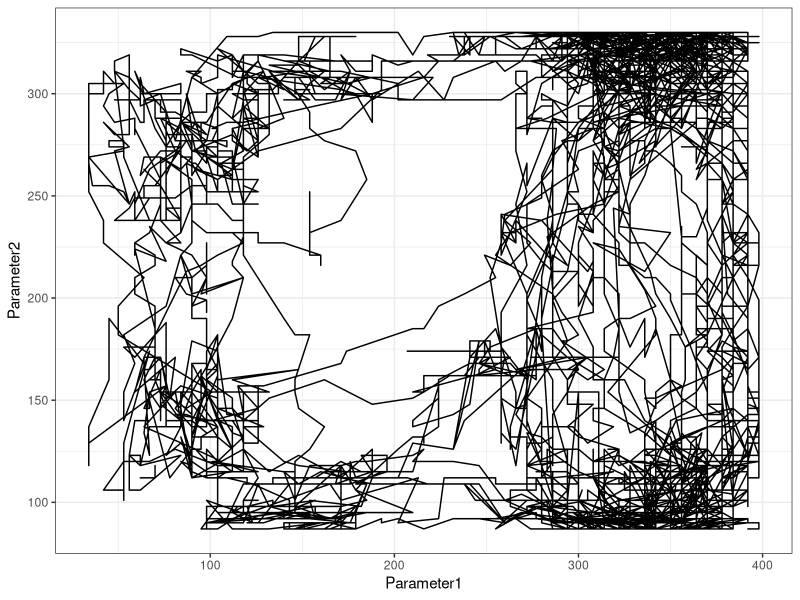
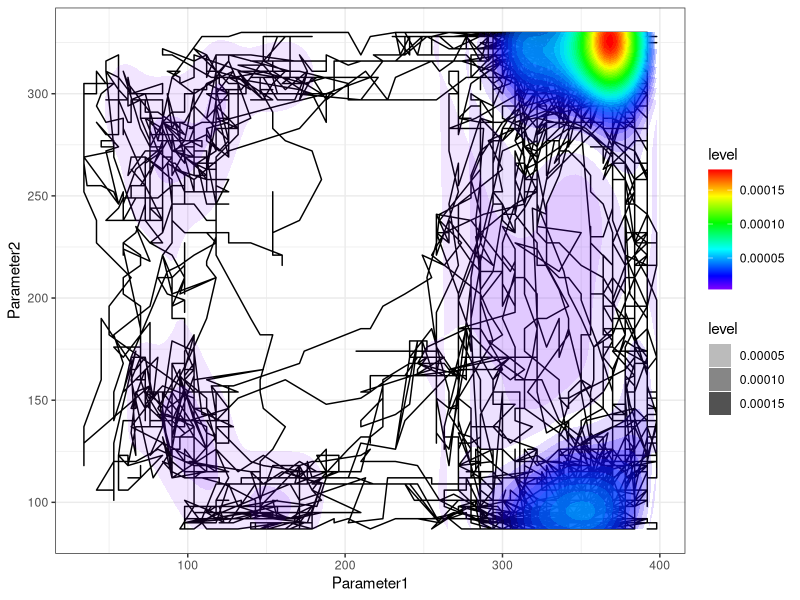
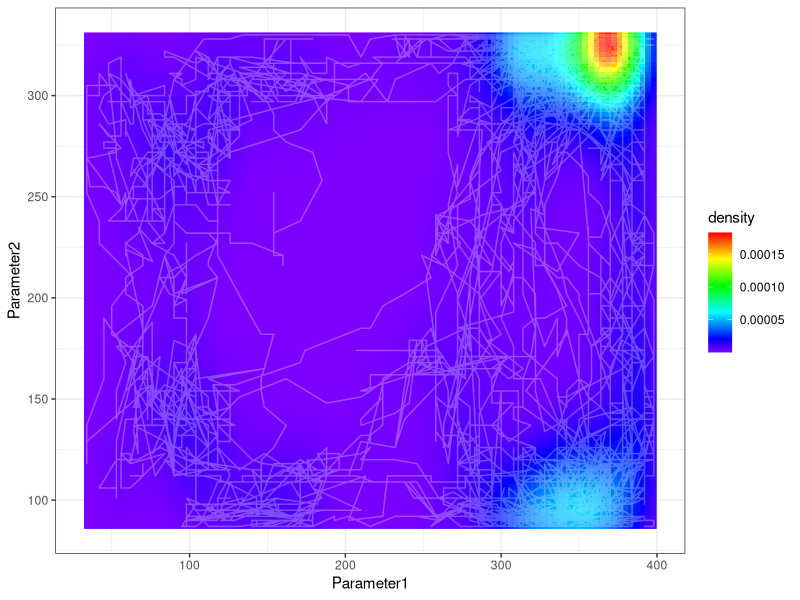
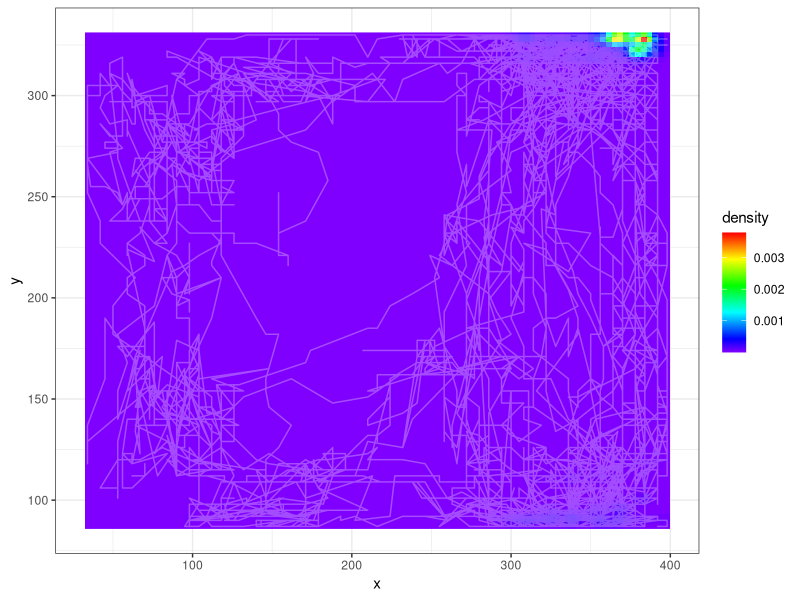

The R script that drew these images, in order:
readLines("example-data/three-animals.CSV", 2)
tab <- read.table("example-data/three-animals.CSV", sep=";", dec=",", skip=1, header=TRUE)
library(dplyr)
library(ggplot2)

tab %>% filter(Event == "Coordinate") %>%
  filter(AnimNo == 14) %>%
  ggplot(aes(Parameter1, Parameter2)) + geom_path() + theme_bw()

tab %>% filter(Event == "Coordinate") %>%
  filter(AnimNo == 14) %>%
  ggplot(aes(Parameter1, Parameter2)) + geom_path() + theme_bw() + 
  scale_fill_gradientn(colours=rev(rainbow(100, start=0, end=0.75))) +
  stat_density2d(aes(fill=..level..,alpha=..level..),
                        bins=50, geom = 'polygon')

## Needs to be weighted by the time spent in each area
# https://stackoverflow.com/questions/24198514/ggplot2-modify-geom-density2d-to-accept-weights-as-a-parameter

tab %>% filter(Event == "Coordinate") %>%
  filter(AnimNo == 14) %>%
  mutate(time_diff = c(diff(Time), 0)) %>%
  # summarize(x = rep(Parameter1, time_diff), y = rep(Parameter2, time_diff)) %>%
  select(Parameter1, Parameter2, time_diff) %>% 
  ggplot(aes(x = Parameter1, y = Parameter2)) + 
  scale_fill_gradientn(colours=rev(rainbow(100, start=0, end=0.75))) +
  stat_density2d(aes(fill=..density..), geom = 'raster', contour = FALSE) + 
  geom_path(color = "white", alpha = 0.3) + theme_bw()


a <- tab %>% filter(Event == "Coordinate") %>%
  filter(AnimNo == 14) %>%
  mutate(time_diff = c(diff(Time), 0)) %>%
  # summarize(x = rep(Parameter1, time_diff), y = rep(Parameter2, time_diff)) %>%
  select(Parameter1, Parameter2, time_diff)

prep <- data.frame(x = rep(a$Parameter1, round(a$time_diff/100, 0)), y= rep(a$Parameter2, round(a$time_diff/100, 0)))

ggplot(prep, aes(x, y)) + 
  scale_fill_gradientn(colours=rev(rainbow(100, start=0, end=0.75))) +
  stat_density2d(aes(fill=..density..), geom = 'raster', contour = FALSE) + 
  geom_path(color = "white", alpha = 0.3) + theme_bw()
